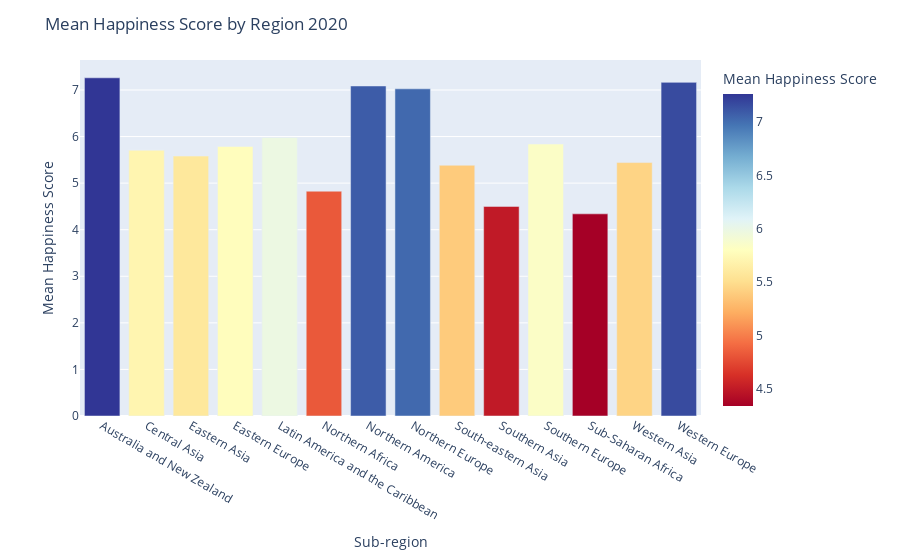

Here is the notebook cell this chart was saved with:
### Code cell
mean_happiness_by_region = Report_2020.groupby('Sub-region')['Happiness score'].mean().reset_index()

# Create a bar plot
fig = px.bar(mean_happiness_by_region, x='Sub-region', y='Happiness score',
             color='Happiness score', color_continuous_scale='RdYlBu',
             labels={'Happiness score': 'Mean Happiness Score'})

# Set plot title and axes labels
fig.update_layout(title='Mean Happiness Score by Region 2020',
                  xaxis_title='Sub-region',
                  yaxis_title='Mean Happiness Score')

# Show the plot
fig.show()

### Figure 1 — Plotly figure (JSON) as saved in the notebook; plotly's stock layout.template omitted (floating-point values rounded to 4 significant figures)
{"data": [{"alignmentgroup": "True", "hovertemplate": "Sub-region=%{x}<br>Mean Happiness Score=%{marker.color}<extra></extra>", "legendgroup": "", "marker": {"color": [7.261, 5.706, 5.581, 5.786, 5.982, 4.826, 7.086, 7.025, 5.383, 4.5, 5.838, 4.34, 5.441, 7.163], "coloraxis": "coloraxis", "pattern": {"shape": ""}}, "name": "", "offsetgroup": "", "orientation": "v", "showlegend": false, "textposition": "auto", "type": "bar", "x": ["Australia and New Zealand", "Central Asia", "Eastern Asia", "Eastern Europe", "Latin America and the Caribbean", "Northern Africa", "Northern America", "Northern Europe", "South-eastern Asia", "Southern Asia", "Southern Europe", "Sub-Saharan Africa", "Western Asia", "Western Europe"], "xaxis": "x", "y": [7.261, 5.706, 5.581, 5.786, 5.982, 4.826, 7.086, 7.025, 5.383, 4.5, 5.838, 4.34, 5.441, 7.163], "yaxis": "y"}], "layout": {"barmode": "relative", "coloraxis": {"colorbar": {"title": {"text": "Mean Happiness Score"}}, "colorscale": [[0, "rgb(165,0,38)"], [0.1, "rgb(215,48,39)"], [0.2, "rgb(244,109,67)"], [0.3, "rgb(253,174,97)"], [0.4, "rgb(254,224,144)"], [0.5, "rgb(255,255,191)"], [0.6, "rgb(224,243,248)"], [0.7, "rgb(171,217,233)"], [0.8, "rgb(116,173,209)"], [0.9, "rgb(69,117,180)"], [1, "rgb(49,54,149)"]]}, "legend": {"tracegroupgap": 0}, "margin": {"t": 60}, "title": {"text": "Mean Happiness Score by Region 2020"}, "xaxis": {"anchor": "y", "domain": [0, 1], "title": {"text": "Sub-region"}}, "yaxis": {"anchor": "x", "domain": [0, 1], "title": {"text": "Mean Happiness Score"}}}}
